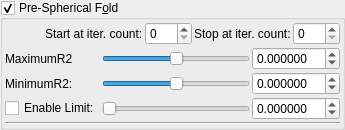
    <widget class="MyGroupBox" name="groupCheck_transf_function_enabledS_false">
     <property name="toolTip">
      <string/>
     </property>
     <property name="title">
      <string>Pre-Spherical F&amp;old</string>
     </property>
     <property name="checkable">
      <bool>true</bool>
     </property>
     <layout class="QVBoxLayout" name="verticalLayout_37" stretch="0,0,0">
      <property name="spacing">
       <number>2</number>
      </property>
      <property name="leftMargin">
       <number>2</number>
      </property>
      <property name="topMargin">
       <number>2</number>
      </property>
      <property name="rightMargin">
       <number>2</number>
      </property>
      <property name="bottomMargin">
       <number>2</number>
      </property>
      <item>
       <layout class="QGridLayout" name="gridLayout_77">
        <property name="spacing">
         <number>2</number>
        </property>
        <item row="2" column="3">
         <widget class="QLabel" name="label_49">
          <property name="text">
           <string>Stop at iter. count:</string>
          </property>
         </widget>
        </item>
        <item row="2" column="4">
         <widget class="MySpinBox" name="spinboxInt_transf_stop_iterations_S">
          <property name="sizePolicy">
           <sizepolicy hsizetype="Preferred" vsizetype="Maximum">
            <horstretch>0</horstretch>
            <verstretch>0</verstretch>
           </sizepolicy>
          </property>
          <property name="maximum">
           <number>999</number>
          </property>
         </widget>
        </item>
        <item row="2" column="1">
         <widget class="QLabel" name="label_68">
          <property name="text">
           <string>Start at iter. count:</string>
          </property>
         </widget>
        </item>
        <item row="2" column="2">
         <widget class="MySpinBox" name="spinboxInt_transf_start_iterations_S">
          <property name="sizePolicy">
           <sizepolicy hsizetype="Minimum" vsizetype="Maximum">
            <horstretch>0</horstretch>
            <verstretch>0</verstretch>
           </sizepolicy>
          </property>
          <property name="minimum">
           <number>0</number>
          </property>
          <property name="maximum">
           <number>999</number>
          </property>
          <property name="value">
           <number>0</number>
          </property>
         </widget>
        </item>
        <item row="2" column="0">
         <spacer name="horizontalSpacer_42">
          <property name="orientation">
           <enum>Qt::Horizontal</enum>
          </property>
          <property name="sizeHint" stdset="0">
           <size>
            <width>40</width>
            <height>20</height>
           </size>
          </property>
         </spacer>
        </item>
       </layout>
      </item>
      <item>
       <layout class="QGridLayout" name="gridLayout_6">
        <item row="2" column="1">
         <widget class="QSlider" name="slider_transf_minR2_p25">
          <property name="sizePolicy">
           <sizepolicy hsizetype="Expanding" vsizetype="Maximum">
            <horstretch>0</horstretch>
            <verstretch>0</verstretch>
           </sizepolicy>
          </property>
          <property name="minimum">
           <number>-5000000</number>
          </property>
          <property name="maximum">
           <number>5000000</number>
          </property>
          <property name="value">
           <number>0</number>
          </property>
          <property name="sliderPosition">
           <number>0</number>
          </property>
          <property name="orientation">
           <enum>Qt::Horizontal</enum>
          </property>
         </widget>
        </item>
        <item row="2" column="0">
         <widget class="QLabel" name="label_26">
          <property name="text">
           <string>MinimumR2:</string>
          </property>
         </widget>
        </item>
        <item row="1" column="1">
         <widget class="QSlider" name="slider_transf_maxR2_1">
          <property name="sizePolicy">
           <sizepolicy hsizetype="Expanding" vsizetype="Maximum">
            <horstretch>0</horstretch>
            <verstretch>0</verstretch>
           </sizepolicy>
          </property>
          <property name="minimum">
           <number>-5000000</number>
          </property>
          <property name="maximum">
           <number>5000000</number>
          </property>
          <property name="value">
           <number>0</number>
          </property>
          <property name="sliderPosition">
           <number>0</number>
          </property>
          <property name="orientation">
           <enum>Qt::Horizontal</enum>
          </property>
         </widget>
        </item>
        <item row="2" column="2">
         <widget class="MyDoubleSpinBox" name="spinbox_transf_minR2_p25">
          <property name="sizePolicy">
           <sizepolicy hsizetype="Minimum" vsizetype="Maximum">
            <horstretch>0</horstretch>
            <verstretch>0</verstretch>
           </sizepolicy>
          </property>
          <property name="prefix">
           <string/>
          </property>
          <property name="suffix">
           <string/>
          </property>
          <property name="decimals">
           <number>6</number>
          </property>
          <property name="minimum">
           <double>-99.989999999999995</double>
          </property>
          <property name="maximum">
           <double>99.989999999999995</double>
          </property>
          <property name="singleStep">
           <double>0.100000000000000</double>
          </property>
         </widget>
        </item>
        <item row="1" column="0">
         <widget class="QLabel" name="label_21">
          <property name="text">
           <string>MaximumR2</string>
          </property>
         </widget>
        </item>
        <item row="1" column="2">
         <widget class="MyDoubleSpinBox" name="spinbox_transf_maxR2_1">
          <property name="sizePolicy">
           <sizepolicy hsizetype="Minimum" vsizetype="Maximum">
            <horstretch>0</horstretch>
            <verstretch>0</verstretch>
           </sizepolicy>
          </property>
          <property name="prefix">
           <string/>
          </property>
          <property name="suffix">
           <string/>
          </property>
          <property name="decimals">
           <number>6</number>
          </property>
          <property name="minimum">
           <double>-99.989999999999995</double>
          </property>
          <property name="maximum">
           <double>99.989999999999995</double>
          </property>
          <property name="singleStep">
           <double>0.100000000000000</double>
          </property>
         </widget>
        </item>
        <item row="3" column="0">
         <widget class="QCheckBox" name="checkBox_transf_function_enabledAy_false">
          <property name="text">
           <string>Enable Limit:</string>
          </property>
         </widget>
        </item>
        <item row="3" column="1">
         <widget class="QSlider" name="slider_transf_offsetB_0">
          <property name="sizePolicy">
           <sizepolicy hsizetype="Expanding" vsizetype="Maximum">
            <horstretch>0</horstretch>
            <verstretch>0</verstretch>
           </sizepolicy>
          </property>
          <property name="minimum">
           <number>0</number>
          </property>
          <property name="maximum">
           <number>5000000</number>
          </property>
          <property name="value">
           <number>0</number>
          </property>
          <property name="sliderPosition">
           <number>0</number>
          </property>
          <property name="orientation">
           <enum>Qt::Horizontal</enum>
          </property>
         </widget>
        </item>
        <item row="3" column="2">
         <widget class="MyDoubleSpinBox" name="spinbox_transf_offsetB_0">
          <property name="sizePolicy">
           <sizepolicy hsizetype="Minimum" vsizetype="Maximum">
            <horstretch>0</horstretch>
            <verstretch>0</verstretch>
           </sizepolicy>
          </property>
          <property name="prefix">
           <string/>
          </property>
          <property name="suffix">
           <string/>
          </property>
          <property name="decimals">
           <number>6</number>
          </property>
          <property name="minimum">
           <double>-99.989999999999995</double>
          </property>
          <property name="maximum">
           <double>99.989999999999995</double>
          </property>
          <property name="singleStep">
           <double>0.100000000000000</double>
          </property>
         </widget>
        </item>
       </layout>
      </item>
      <item>
       <widget class="Line" name="line_68">
        <property name="orientation">
         <enum>Qt::Horizontal</enum>
        </property>
       </widget>
      </item>
     </layout>
    </widget>
